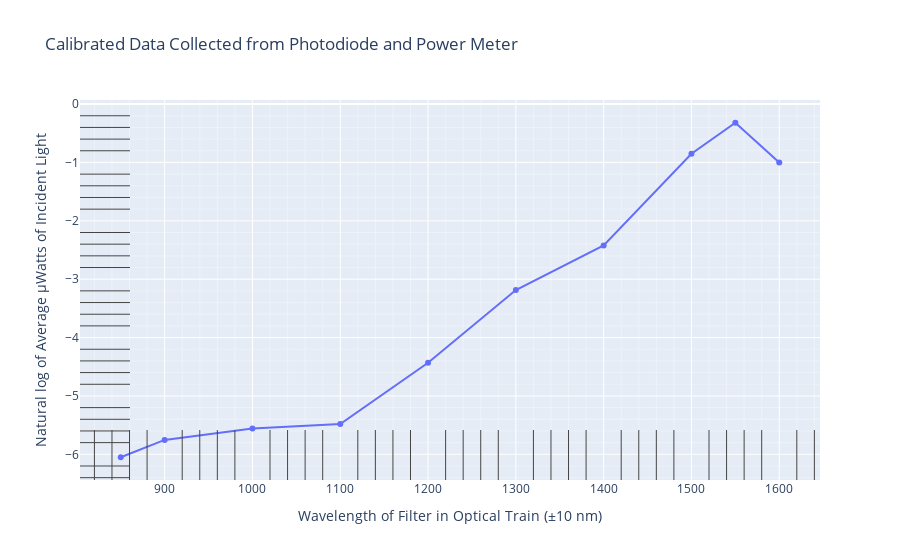

Notebook code for this chart:
### Code cell
df = np.log(IR_data_numeric)
fig = go.Figure()
fig.add_trace(go.Scatter(x=df.index.to_numpy(),
                y=df.iloc[:,-1].to_numpy(), name=df.columns[col]))
#fig.add_scatter("last decimal Max Current (± l.d. μA)")
fig.update_layout(title="Calibrated Data Collected from Photodiode and Power Meter",
    yaxis_title="Natural log of Average μWatts of Incident Light", 
    xaxis_title="Wavelength of Filter in Optical Train (±10 nm)")
fig.update_yaxes(minor=dict(ticks="inside", ticklen=50, showgrid=True))
#fig.update_yaxes(type="log")
fig.update_xaxes(minor=dict(ticks="inside", ticklen=50, showgrid=True))
fig.write_html("collected_IR_data_numerical.html")
fig

### Figure 1 — Plotly figure (JSON) as saved in the notebook; plotly's stock layout.template omitted (floating-point values rounded to 4 significant figures)
{"data": [{"name": "Trial 3", "type": "scatter", "x": [850, 900, 1000, 1100, 1200, 1300, 1400, 1500, 1550, 1600], "y": [-6.05, -5.753, -5.559, -5.482, -4.433, -3.185, -2.423, -0.8515, -0.3198, -0.9993]}], "layout": {"title": {"text": "Calibrated Data Collected from Photodiode and Power Meter"}, "xaxis": {"minor": {"showgrid": true, "ticklen": 50, "ticks": "inside"}, "title": {"text": "Wavelength of Filter in Optical Train (±10 nm)"}}, "yaxis": {"minor": {"showgrid": true, "ticklen": 50, "ticks": "inside"}, "title": {"text": "Natural log of Average μWatts of Incident Light"}}}}
